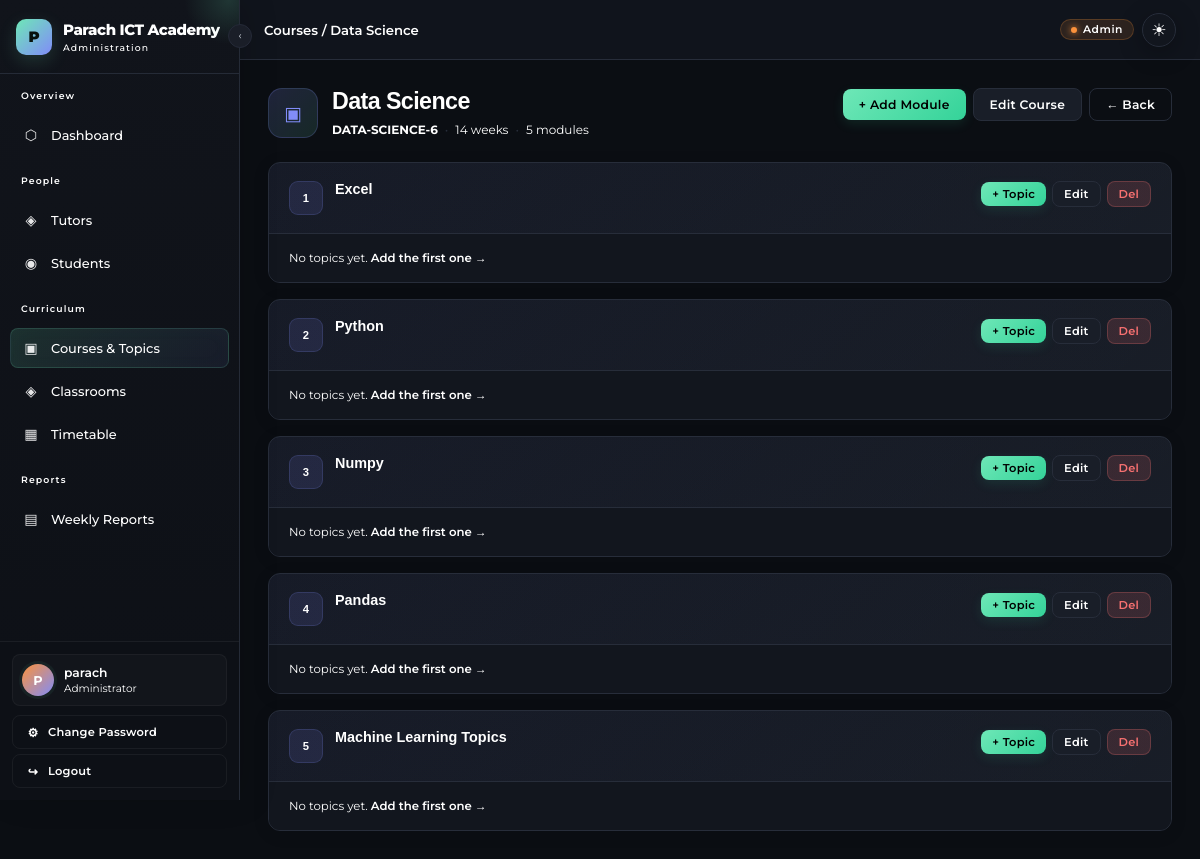
The app's page /admin-panel/courses/13/ (signed in) with its own data.
### core/models.py (models this page shows, shortened)
class Course(models.Model):
    name = models.CharField(max_length=255)
    description = models.TextField(blank=True)
    code = models.CharField(max_length=20, unique=True)
    duration_weeks = models.PositiveIntegerField(default=12)
    created_at = models.DateTimeField(auto_now_add=True)
    external_id   = models.PositiveIntegerField(unique=True, null=True, blank=True, db_index=True)
    price         = models.DecimalField(max_digits=12, decimal_places=2, null=True, blank=True)
    duration      = models.PositiveIntegerField(null=True, blank=True)  # raw value from API
    skills        = models.CharField(max_length=500, blank=True)
    resource_link = models.URLField(max_length=500, blank=True)
    is_synced     = models.BooleanField(default=False)

class Module(models.Model):
    course      = models.ForeignKey(Course, on_delete=models.CASCADE, related_name='modules')
    name        = models.CharField(max_length=255)
    order       = models.PositiveIntegerField(default=1)
    description = models.TextField(blank=True)
    external_id = models.PositiveIntegerField(unique=True, null=True, blank=True, db_index=True)
    class Meta:
        ordering = ['order']
        unique_together = ('course', 'order')

### core/views.py (the view)
# urls.py: path('admin-panel/courses/<int:pk>/',        views.admin_course_detail, name='admin_course_detail'),
@login_required
@user_passes_test(is_admin)
def admin_course_detail(request, pk):
    course  = get_object_or_404(Course, pk=pk)
    modules = Module.objects.filter(course=course).prefetch_related('topics')
    orphan_topics = Topic.objects.filter(course=course, module__isnull=True).order_by('week', 'day')
    return render(request, 'core/admin_course_detail.html', {
        'course': course, 'modules': modules, 'orphan_topics': orphan_topics
    })

### core/views.py (called while the page is built)
def is_admin(user):
    return user.is_staff or user.is_superuser

### core/templates/core/admin_course_detail.html (shortened to what this page needs)
{% extends "core/admin_base.html" %}
{% block breadcrumb %}Courses / {{ course.name }}{% endblock %}
{% block content %}
<div class="course-page">
  <div class="course-header">
    <div class="course-heading">
      <div class="course-icon">
        ▣
      </div>
      <div>
        <h1 class="course-title">
          {{ course.name }}
        </h1>
        <div class="course-meta">
          <span class="course-code">
            {{ course.code }}
          </span>
          <span class="course-meta-divider">•</span>
          <span>
            {{ course.duration_weeks }} weeks
          </span>
          <span class="course-meta-divider">•</span>
          <span>
            {{ modules.count }} module{{ modules.count|pluralize }}
          </span>
        </div>
      </div>
    </div>
    <div class="course-actions">
      <a href="{% url 'admin_module_create' course.pk %}"
         class="btn btn-primary">
        + Add Module
      </a>
      <a href="{% url 'admin_course_edit' course.pk %}"
         class="btn btn-secondary">
        Edit Course
      </a>
      <a href="{% url 'admin_courses' %}"
         class="btn btn-ghost">
        ← Back
      </a>
    </div>
  </div>
  {% for module in modules %}
    <div class="card module-card">
      <div class="module-header">
        <div class="module-heading">
          <div class="module-number">
            {{ forloop.counter }}
          </div>
          <div>
            <h2 class="module-name">
              {{ module.name }}
            </h2>
          </div>
        </div>
        <div class="module-actions">
          <a href="{% url 'admin_topic_create' course.pk module.pk %}"
             class="btn btn-primary btn-sm">
            + Topic
          </a>
          <a href="{% url 'admin_module_edit' course.pk module.pk %}"
             class="btn btn-secondary btn-sm">
            Edit
          </a>
          <a href="{% url 'admin_module_delete' course.pk module.pk %}"
             class="btn btn-danger btn-sm">
            Del
          </a>
        </div>
      </div>
      {% if module.topics.all %}
        <div class="topics-wrap">
          <table class="topics-table">
            <thead>
              <tr>
                <th>Week</th>
                <th>Day</th>
                <th>Topic</th>
                <th></th>
              </tr>
            </thead>
            <tbody>
              {% for topic in module.topics.all %}
                <tr>
                  <td>
                    <span class="week-badge">
                      Week {{ topic.week }}
                    </span>
                  </td>
                  <td>
                    <span class="day-label">
                      {{ topic.day }}
                    </span>
                  </td>
                  <td>
                    <div class="topic-title">
                      {{ topic.title }}
                    </div>
                    {% if topic.details %}
                      <div class="topic-details">
                        {{ topic.details|truncatechars:60 }}
                      </div>
                    {% endif %}
                  </td>
                  <td>
                    <div class="topic-actions">
                      <a href="{% url 'admin_topic_edit' course.pk module.pk topic.pk %}"
                         class="btn btn-ghost btn-sm">
                        Edit
                      </a>
                      <a href="{% url 'admin_topic_delete' course.pk module.pk topic.pk %}"
                         class="btn btn-ghost btn-sm"
                         style="color:var(--text)">
                        Del
                      </a>
                    </div>
                  </td>
                </tr>
              {% endfor %}
            </tbody>
          </table>
        </div>
      {% else %}
        <div class="module-empty">
          <div class="module-empty-text">
            No topics yet.
            <a href="{% url 'admin_topic_create' course.pk module.pk %}"
               class="module-empty-link">
              Add the first one →
            </a>
          </div>
        </div>
      {% endif %}
    </div>
  {% endfor %}
</div>
{% endblock %}

### core/templates/core/admin_base.html (shortened to what this page needs)
{% extends "core/base.html" %}
{% block sidebar %}
<aside class="sidebar">
    <div class="sidebar-logo">
        <div class="admin-logo-mark">
            P
        </div>
        <div class="admin-logo-content">
            <div class="logo-text">
                Parach ICT Academy
            </div>
            <div class="logo-sub">
                Administration
            </div>
        </div>
    </div>
    <nav class="sidebar-nav">
        <div class="nav-section">
            <div class="nav-label">
                Overview
            </div>
            <a href="{% url 'admin_dashboard' %}"
               class="nav-item {% if request.resolver_match.url_name == 'admin_dashboard' %}active{% endif %}"
               data-label="Dashboard">
                <span class="icon">⬡</span>
                <span class="nav-text">
                    Dashboard
                </span>
            </a>
        </div>
        <div class="nav-section">
            <div class="nav-label">
                People
            </div>
            <a href="{% url 'admin_tutors' %}"
               class="nav-item {% if request.resolver_match.url_name in 'admin_tutors admin_tutor_create admin_tutor_detail admin_tutor_edit admin_tutor_delete' %}active{% endif %}"
               data-label="Tutors">
                <span class="icon">◈</span>
                <span class="nav-text">
                    Tutors
                </span>
            </a>
            <a href="{% url 'admin_students' %}"
               class="nav-item {% if request.resolver_match.url_name in 'admin_students admin_student_add admin_student_detail admin_student_edit admin_student_delete' %}active{% endif %}"
               data-label="Students">
                <span class="icon">◉</span>
                <span class="nav-text">
                    Students
                </span>
            </a>
        </div>
        <div class="nav-section">
            <div class="nav-label">
                Curriculum
            </div>
            <a href="{% url 'admin_courses' %}"
               class="nav-item {% if request.resolver_match.url_name in 'admin_courses admin_course_create admin_course_detail admin_course_edit admin_course_delete admin_module_create admin_module_edit admin_module_delete admin_topic_create admin_topic_edit admin_topic_delete' %}active{% endif %}"
               data-label="Courses & Topics">
                <span class="icon">▣</span>
                <span class="nav-text">
                    Courses & Topics
                </span>
            </a>
            <a href="{% url 'admin_classrooms' %}"
               class="nav-item {% if request.resolver_match.url_name in 'admin_classrooms admin_classroom_detail' %}active{% endif %}"
               data-label="Classrooms">
                <span class="icon">◈</span>
                <span class="nav-text">
                    Classrooms
                </span>
            </a>
            <a href="{% url 'admin_timetable' %}"
               class="nav-item {% if request.resolver_match.url_name in 'admin_timetable admin_timetable_create admin_timetable_edit admin_timetable_delete' %}active{% endif %}"
               data-label="Timetable">
                <span class="icon">▦</span>
                <span class="nav-text">
                    Timetable
                </span>
            </a>
        </div>
        <div class="nav-section">
            <div class="nav-label">
                Reports
            </div>
            <a href="{% url 'admin_reports' %}"
               class="nav-item {% if request.resolver_match.url_name in 'admin_reports admin_report_detail' %}active{% endif %}"
               data-label="Weekly Reports">
                <span class="icon">▤</span>
                <span class="nav-text">
                    Weekly Reports
                </span>
            </a>
        </div>
    </nav>
    <div class="sidebar-footer">
        <div class="user-pill">
            <div class="user-avatar admin-avatar">
                {{ request.user.username|slice:":1"|upper }}
            </div>
            <div class="user-info">
                <div class="user-name">
                    {{ request.user.get_full_name|default:request.user.username }}
                </div>
                <div class="user-role">
                    Administrator
                </div>
            </div>
        </div>
        <div class="sidebar-actions">
            <a href="{% url 'admin_change_password' %}"
               class="btn btn-ghost btn-sm sidebar-action-btn"
               data-label="Change Password">
                <span class="action-icon">
                    ⚙
                </span>
                <span class="action-text">
                    Change Password
                </span>
            </a>
            <a href="{% url 'logout' %}"
               class="btn btn-ghost btn-sm sidebar-action-btn logout-action"
               data-label="Logout">
                <span class="action-icon">
                    ↪
                </span>
                <span class="action-text">
                    Logout
                </span>
            </a>
        </div>
    </div>
</aside>
{% endblock %}
{% block topbar %}
<div class="top-bar">
    <div class="admin-topbar">
        <div class="admin-breadcrumb"
             style="font-family:var(--font);font-size:.88rem;font-weight:600;color:var(--text)">
            {% block breadcrumb %}{% endblock %}
        </div>
    </div>
    <div class="flex gap-2 items-center">
        <span class="badge admin-badge"
              style="
                  background:rgba(251,146,60,.12);
                  color:var(--text);
                  border:1px solid rgba(251,146,60,.22);
              ">
            Admin
        </span>
        <button
            type="button"
            class="theme-toggle"
            id="themeToggle"
            title="Toggle light / dark theme"
            aria-label="Toggle theme">
            <span id="themeIcon">☀</span>
        </button>
    </div>
</div>
{% endblock %}

### core/templates/core/admin_base.html (style rules this page uses)
.sidebar { background: linear-gradient( 180deg, #11141b 0%, #0d1016 100% ); box-shadow: 8px 0 30px rgba(0,0,0,.12); position: fixed; top: 0; left: 0; bottom: 0; height: 100vh; height: 100dvh; display: flex; flex-direction: column; overflow: hidden; z-index: 100; }
.sidebar-logo { display: flex; align-items: center; gap: 11px; min-height: 74px; flex-shrink: 0; padding: 14px 16px; position: relative; overflow: hidden; }
.sidebar-logo::after { content: ""; position: absolute; width: 90px; height: 90px; right: -35px; top: -45px; border-radius: 50%; background: radial-gradient( circle, rgba(110,231,183,.16), transparent 70% ); pointer-events: none; }
.admin-logo-mark { width: 36px; height: 36px; flex-shrink: 0; display: flex; align-items: center; justify-content: center; border-radius: 10px; background: linear-gradient( 135deg, var(--accent), var(--accent2) ); color: #07110d; font-size: 1rem; font-weight: 900; box-shadow: 0 6px 18px rgba(110,231,183,.16); }
.admin-logo-content { min-width: 0; }
.sidebar-logo .logo-text { font-size: 1rem; overflow: hidden; text-overflow: ellipsis; }
.sidebar-logo .logo-sub { margin-top: 3px; font-size: .62rem; letter-spacing: .12em; color: var(--sb-text); }
.sidebar-nav { flex: 1; min-height: 0; overflow-y: auto; overflow-x: hidden; padding: 16px 10px; scrollbar-width: thin; scrollbar-color: rgba(255,255,255,.15) transparent; }
.nav-section { margin-bottom: 20px; }
.nav-label { padding-left: 11px; margin-bottom: 7px; font-size: .62rem; letter-spacing: .12em; color: var(--sb-text); }
.nav-item { position: relative; min-height: 40px; border: 1px solid transparent; transition: background .18s ease, color .18s ease, border-color .18s ease, transform .18s ease; }
.nav-item.active::before { content: ""; position: absolute; left: -10px; top: 8px; bottom: 8px; width: 3px; border-radius: 0 4px 4px 0; background: linear-gradient( 180deg, var(--accent), var(--accent2) ); box-shadow: 0 0 10px rgba(110,231,183,.35); }
.nav-item.active { box-shadow: inset 0 0 20px rgba(110,231,183,.025); }
.nav-item .icon { width: 20px; font-size: .95rem; opacity: .9; }
.nav-text { overflow: hidden; text-overflow: ellipsis; }
.sidebar-footer { flex-shrink: 0; padding: 12px; background: #0d1016; border-top: 1px solid rgba(255,255,255,.06); }
.user-pill { padding: 9px; border: 1px solid rgba(255,255,255,.045); background: rgba(255,255,255,.025); transition: background .2s ease, border-color .2s ease; }
.admin-avatar { background: linear-gradient( 135deg, var(--accent3), var(--accent2) ) !important; color: #fff; }
.sidebar-actions { display: flex; flex-direction: column; gap: 5px; margin-top: 9px; }
.sidebar-action-btn { width: 100%; justify-content: flex-start; min-height: 34px; border-color: rgba(255,255,255,.055); }
.action-icon { width: 18px; text-align: center; font-size: .8rem; flex-shrink: 0; }
.action-text { overflow: hidden; white-space: nowrap; }
.top-bar { min-width: 0; backdrop-filter: blur(12px); -webkit-backdrop-filter: blur(12px); background: color-mix( in srgb, var(--surface) 88%, transparent ); }
.admin-topbar { display: flex; align-items: center; gap: 10px; }
.admin-breadcrumb { overflow: hidden; text-overflow: ellipsis; white-space: nowrap; }
.admin-badge { display: inline-flex; align-items: center; gap: 6px; }
.admin-badge::before { content: ""; width: 6px; height: 6px; border-radius: 50%; background: var(--accent3); box-shadow: 0 0 7px var(--accent3); }

### records on screen
Course: name "Data Science", code "DATA-SCIENCE-6", duration_weeks "14"
Module: name "Excel", shows "No topics yet."
Module: name "Python", shows "No topics yet."
Module: name "Numpy", shows "No topics yet."
Module: name "Pandas", shows "No topics yet."
Module: name "Machine Learning Topics", shows "No topics yet."

### other values on screen
{{ request.user.username|slice:":1"|upper }} "P"
{{ request.user.get_full_name|default:request.user.username }} "parach"
{{ modules.count }} "5"
